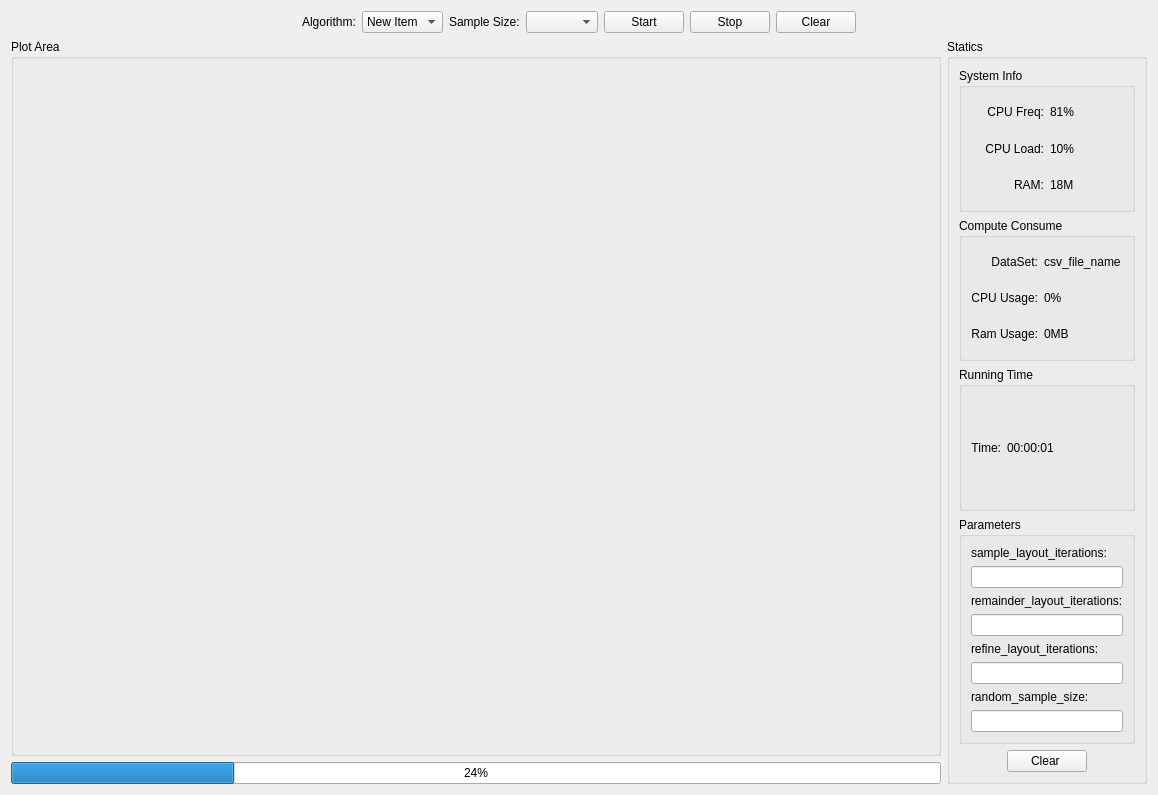
<?xml version="1.0" encoding="UTF-8"?>
<ui version="4.0">
 <class>Form</class>
 <widget class="QWidget" name="Form">
  <property name="geometry">
   <rect>
    <x>0</x>
    <y>0</y>
    <width>1158</width>
    <height>795</height>
   </rect>
  </property>
  <property name="windowTitle">
   <string>Form</string>
  </property>
  <layout class="QGridLayout" name="gridLayout_3">
   <item row="0" column="0">
    <layout class="QVBoxLayout" name="verticalLayout_3">
     <item>
      <layout class="QHBoxLayout" name="horizontalLayout_2">
       <item>
        <spacer name="horizontalSpacer_1">
         <property name="orientation">
          <enum>Qt::Horizontal</enum>
         </property>
         <property name="sizeHint" stdset="0">
          <size>
           <width>40</width>
           <height>20</height>
          </size>
         </property>
        </spacer>
       </item>
       <item>
        <widget class="QLabel" name="label_7">
         <property name="text">
          <string>Algorithm:</string>
         </property>
        </widget>
       </item>
       <item>
        <widget class="QComboBox" name="comb_algorithm">
         <item>
          <property name="text">
           <string>New Item</string>
          </property>
         </item>
         <item>
          <property name="text">
           <string>New Item</string>
          </property>
         </item>
         <item>
          <property name="text">
           <string>New Item</string>
          </property>
         </item>
        </widget>
       </item>
       <item>
        <widget class="QLabel" name="label_9">
         <property name="text">
          <string>Sample Size:</string>
         </property>
        </widget>
       </item>
       <item>
        <widget class="QComboBox" name="comb_size"/>
       </item>
       <item>
        <widget class="QPushButton" name="btn_start">
         <property name="text">
          <string>Start</string>
         </property>
        </widget>
       </item>
       <item>
        <widget class="QPushButton" name="btn_stop">
         <property name="text">
          <string>Stop</string>
         </property>
        </widget>
       </item>
       <item>
        <widget class="QPushButton" name="btn_clrear">
         <property name="text">
          <string>Clear</string>
         </property>
        </widget>
       </item>
       <item>
        <spacer name="horizontalSpacer_2">
         <property name="orientation">
          <enum>Qt::Horizontal</enum>
         </property>
         <property name="sizeHint" stdset="0">
          <size>
           <width>40</width>
           <height>20</height>
          </size>
         </property>
        </spacer>
       </item>
      </layout>
     </item>
     <item>
      <layout class="QHBoxLayout" name="horizontalLayout" stretch="1,0">
       <item>
        <layout class="QVBoxLayout" name="verticalLayout" stretch="0,1">
         <item>
          <widget class="QGroupBox" name="group_box_firgure">
           <property name="title">
            <string>Plot Area</string>
           </property>
          </widget>
         </item>
         <item>
          <widget class="QProgressBar" name="progress_bar">
           <property name="value">
            <number>24</number>
           </property>
           <property name="textVisible">
            <bool>true</bool>
           </property>
           <property name="orientation">
            <enum>Qt::Horizontal</enum>
           </property>
           <property name="invertedAppearance">
            <bool>false</bool>
           </property>
           <property name="textDirection">
            <enum>QProgressBar::TopToBottom</enum>
           </property>
           <property name="format">
            <string>%p%</string>
           </property>
          </widget>
         </item>
        </layout>
       </item>
       <item>
        <widget class="QGroupBox" name="group_box_info">
         <property name="title">
          <string>Statics</string>
         </property>
         <layout class="QGridLayout" name="gridLayout_2">
          <item row="1" column="0">
           <widget class="QGroupBox" name="group_box_cpu">
            <property name="title">
             <string>Compute Consume</string>
            </property>
            <layout class="QGridLayout" name="gridLayout_7">
             <item row="0" column="0">
              <layout class="QGridLayout" name="gridLayout_6" columnstretch="0,1">
               <item row="0" column="0">
                <widget class="QLabel" name="label_4">
                 <property name="text">
                  <string>DataSet:</string>
                 </property>
                 <property name="alignment">
                  <set>Qt::AlignRight|Qt::AlignTrailing|Qt::AlignVCenter</set>
                 </property>
                </widget>
               </item>
               <item row="1" column="1">
                <widget class="QLabel" name="label_my_cpu">
                 <property name="text">
                  <string>0%</string>
                 </property>
                </widget>
               </item>
               <item row="1" column="0">
                <widget class="QLabel" name="label_6">
                 <property name="text">
                  <string>CPU Usage:</string>
                 </property>
                 <property name="alignment">
                  <set>Qt::AlignRight|Qt::AlignTrailing|Qt::AlignVCenter</set>
                 </property>
                </widget>
               </item>
               <item row="0" column="1">
                <widget class="QLabel" name="label_dataset_name">
                 <property name="text">
                  <string>csv_file_name</string>
                 </property>
                 <property name="wordWrap">
                  <bool>true</bool>
                 </property>
                </widget>
               </item>
               <item row="2" column="0">
                <widget class="QLabel" name="label_8">
                 <property name="text">
                  <string>Ram Usage:</string>
                 </property>
                 <property name="alignment">
                  <set>Qt::AlignRight|Qt::AlignTrailing|Qt::AlignVCenter</set>
                 </property>
                </widget>
               </item>
               <item row="2" column="1">
                <widget class="QLabel" name="label_my_ram">
                 <property name="text">
                  <string>0MB</string>
                 </property>
                </widget>
               </item>
              </layout>
             </item>
            </layout>
           </widget>
          </item>
          <item row="4" column="0">
           <layout class="QHBoxLayout" name="horizontalLayout_4">
            <item>
             <spacer name="horizontalSpacer">
              <property name="orientation">
               <enum>Qt::Horizontal</enum>
              </property>
              <property name="sizeHint" stdset="0">
               <size>
                <width>40</width>
                <height>20</height>
               </size>
              </property>
             </spacer>
            </item>
            <item>
             <widget class="QPushButton" name="pushButton">
              <property name="text">
               <string>Clear </string>
              </property>
             </widget>
            </item>
            <item>
             <spacer name="horizontalSpacer_3">
              <property name="orientation">
               <enum>Qt::Horizontal</enum>
              </property>
              <property name="sizeHint" stdset="0">
               <size>
                <width>40</width>
                <height>20</height>
               </size>
              </property>
             </spacer>
            </item>
           </layout>
          </item>
          <item row="2" column="0">
           <widget class="QGroupBox" name="group_box_ram">
            <property name="title">
             <string>Running Time</string>
            </property>
            <layout class="QGridLayout" name="gridLayout_5">
             <item row="0" column="0">
              <layout class="QHBoxLayout" name="horizontalLayout_3" stretch="0,1">
               <item>
                <widget class="QLabel" name="label_3">
                 <property name="text">
                  <string>Time:</string>
                 </property>
                 <property name="alignment">
                  <set>Qt::AlignRight|Qt::AlignTrailing|Qt::AlignVCenter</set>
                 </property>
                </widget>
               </item>
               <item>
                <widget class="QLabel" name="label_time">
                 <property name="text">
                  <string>00:00:01</string>
                 </property>
                </widget>
               </item>
              </layout>
             </item>
            </layout>
           </widget>
          </item>
          <item row="0" column="0">
           <widget class="QGroupBox" name="groupBox">
            <property name="title">
             <string>System Info</string>
            </property>
            <layout class="QGridLayout" name="gridLayout_4">
             <item row="0" column="0">
              <layout class="QGridLayout" name="gridLayout" columnstretch="0,0">
               <item row="2" column="0">
                <widget class="QLabel" name="label_2">
                 <property name="text">
                  <string>RAM:</string>
                 </property>
                 <property name="alignment">
                  <set>Qt::AlignRight|Qt::AlignTrailing|Qt::AlignVCenter</set>
                 </property>
                </widget>
               </item>
               <item row="0" column="1">
                <widget class="QLabel" name="label_freq">
                 <property name="text">
                  <string>81%</string>
                 </property>
                </widget>
               </item>
               <item row="0" column="0">
                <widget class="QLabel" name="label">
                 <property name="text">
                  <string>CPU Freq:</string>
                 </property>
                 <property name="alignment">
                  <set>Qt::AlignRight|Qt::AlignTrailing|Qt::AlignVCenter</set>
                 </property>
                </widget>
               </item>
               <item row="2" column="1">
                <widget class="QLabel" name="label_ram">
                 <property name="text">
                  <string>18M</string>
                 </property>
                </widget>
               </item>
               <item row="1" column="0">
                <widget class="QLabel" name="label_5">
                 <property name="text">
                  <string>CPU Load:</string>
                 </property>
                 <property name="alignment">
                  <set>Qt::AlignRight|Qt::AlignTrailing|Qt::AlignVCenter</set>
                 </property>
                </widget>
               </item>
               <item row="1" column="1">
                <widget class="QLabel" name="label_cpu_load">
                 <property name="text">
                  <string>10%</string>
                 </property>
                </widget>
               </item>
              </layout>
             </item>
            </layout>
           </widget>
          </item>
          <item row="3" column="0">
           <widget class="QGroupBox" name="groupBox_2">
            <property name="title">
             <string>Parameters</string>
            </property>
            <layout class="QVBoxLayout" name="verticalLayout_4">
             <item>
              <widget class="QLabel" name="label_10">
               <property name="text">
                <string>sample_layout_iterations:</string>
               </property>
              </widget>
             </item>
             <item>
              <widget class="QLineEdit" name="lineEdit"/>
             </item>
             <item>
              <widget class="QLabel" name="label_11">
               <property name="text">
                <string>remainder_layout_iterations:</string>
               </property>
              </widget>
             </item>
             <item>
              <widget class="QLineEdit" name="lineEdit_2"/>
             </item>
             <item>
              <widget class="QLabel" name="label_12">
               <property name="text">
                <string>refine_layout_iterations:</string>
               </property>
              </widget>
             </item>
             <item>
              <widget class="QLineEdit" name="lineEdit_3"/>
             </item>
             <item>
              <widget class="QLabel" name="label_13">
               <property name="text">
                <string>random_sample_size:</string>
               </property>
              </widget>
             </item>
             <item>
              <widget class="QLineEdit" name="lineEdit_4"/>
             </item>
            </layout>
           </widget>
          </item>
         </layout>
        </widget>
       </item>
      </layout>
     </item>
    </layout>
   </item>
  </layout>
 </widget>
 <resources/>
 <connections/>
</ui>
